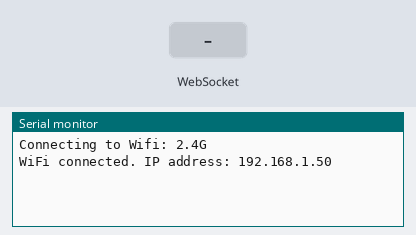
The sketch below on a simulated ESP8266 (NodeMCU). Parts: the last lines printed to the serial monitor. The test bench sets the inputs (shaded band). WiFi joins after 1.5 s; servers stay silent unless stated.

Above: at 2.7 s.
2.8 s: WebSocket text "setPowerState" received
At 3.8 s:
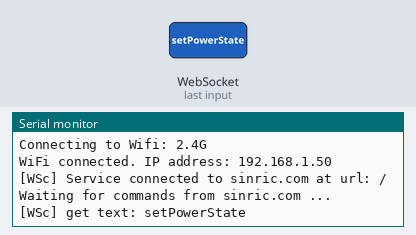
4.3 s: WebSocket text "ON" received
At 4.9 s:
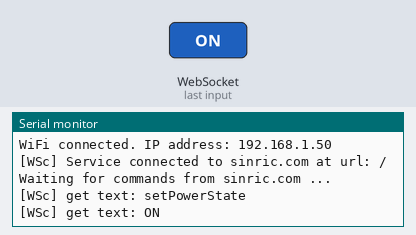
5.8 s: WebSocket text "SetColor" received
At 7.0 s:
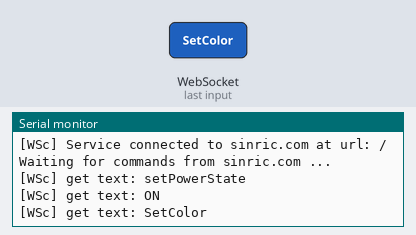
7.3 s: WebSocket text "SetBrightness" received
At 8.4 s:
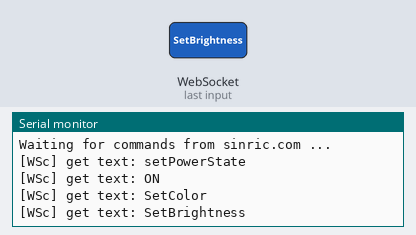
8.8 s: WebSocket text "AdjustBrightness" received
At 9.5 s:
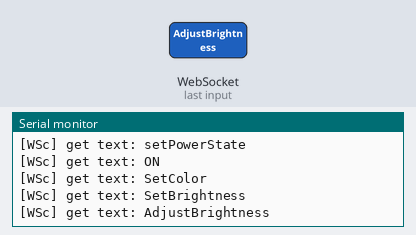
10.3 s: WebSocket text "test" received
At 10.7 s:
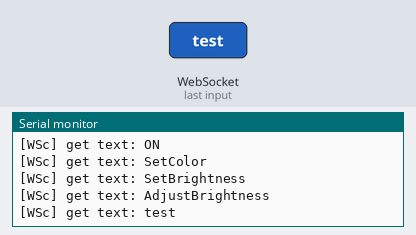

Measured:
- after the input at 2.8 s, the serial monitor: prints a new line at once (image 1)
- after the input at 4.3 s, the serial monitor: prints a new line at once (image 2)
- after the input at 5.8 s, the serial monitor: prints a new line at once (image 3)
- after the input at 7.3 s, the serial monitor: prints a new line at once (image 4)
- after the input at 8.8 s, the serial monitor: prints a new line at once (image 5)
- after the input at 10.3 s, the serial monitor: prints a new line at once (image 6)

The sketch:

sinric_kysdemping.ino
```cpp
/*
 Version 0.1 - Feb 10 2018
*/

#include <Arduino.h>
#include <ESP8266WiFi.h>
#include <ESP8266WiFiMulti.h>
#include <WebSocketsClient.h> //  https://github.com/kakopappa/sinric/wiki/How-to-add-dependency-libraries
#include <ArduinoJson.h> // https://github.com/kakopappa/sinric/wiki/How-to-add-dependency-libraries

ESP8266WiFiMulti WiFiMulti;
WebSocketsClient webSocket;
WiFiClient client;

#define MyApiKey "5442c982-3d20-43ab-b3a6-2ae1cb7f3a85" // TODO: Change to your sinric API Key. Your API Key is displayed on sinric.com dashboard
#define MySSID "2.4G" // TODO: Change to your Wifi network SSID
#define MyWifiPassword "12345abc" // TODO: Change to your Wifi network password

#define API_ENDPOINT "http://sinric.com"
#define HEARTBEAT_INTERVAL 300000 // 5 Minutes

uint64_t heartbeatTimestamp = 0;
bool isConnected = false;

void turnOn(String deviceId) {
  if (deviceId == "5c52b1bb8a843a0ba022073a") // Device ID of first device
  {
    Serial.print("Turn on device id: ");
    Serial.println(deviceId);
  }
/*  else if (deviceId == "5axxxxxxxxxxxxxxxxxxx") // Device ID of second device
  {
    Serial.print("Turn on device id: ");
    Serial.println(deviceId);
  }
  else {
    Serial.print("Turn on for unknown device id: ");
    Serial.println(deviceId);
  }
  */
}

void turnOff(String deviceId) {
   if (deviceId == "5c52b1bb8a843a0ba022073a") // Device ID of first device
   {
     Serial.print("Turn off Device ID: ");
     Serial.println(deviceId);
   }
 /*  else if (deviceId == "5axxxxxxxxxxxxxxxxxxx") // Device ID of second device
   {
     Serial.print("Turn off Device ID: ");
     Serial.println(deviceId);
  }
  else {
     Serial.print("Turn off for unknown device id: ");
     Serial.println(deviceId);
  }
  */
}

void webSocketEvent(WStype_t type, uint8_t * payload, size_t length) {
  switch(type) {
    case WStype_DISCONNECTED:
      isConnected = false;
      Serial.printf("[WSc] Webservice disconnected from sinric.com!\n");
      break;
    case WStype_CONNECTED: {
      isConnected = true;
      Serial.printf("[WSc] Service connected to sinric.com at url: %s\n", payload);
      Serial.printf("Waiting for commands from sinric.com ...\n");
      }
      break;
    case WStype_TEXT: {
        Serial.printf("[WSc] get text: %s\n", payload);
        // Example payloads

        // For Light device type
        // {"deviceId": xxxx, "action": "setPowerState", value: "ON"} // https://developer.amazon.com/docs/device-apis/alexa-powercontroller.html
        // {"deviceId": xxxx, "action": "AdjustBrightness", value: 3} // https://developer.amazon.com/docs/device-apis/alexa-brightnesscontroller.html
        // {"deviceId": xxxx, "action": "setBrightness", value: 42} // https://developer.amazon.com/docs/device-apis/alexa-brightnesscontroller.html
        // {"deviceId": xxxx, "action": "SetColor", value: {"hue": 350.5,  "saturation": 0.7138, "brightness": 0.6501}} // https://developer.amazon.com/docs/device-apis/alexa-colorcontroller.html
        // {"deviceId": xxxx, "action": "DecreaseColorTemperature"} // https://developer.amazon.com/docs/device-apis/alexa-colortemperaturecontroller.html
        // {"deviceId": xxxx, "action": "IncreaseColorTemperature"} // https://developer.amazon.com/docs/device-apis/alexa-colortemperaturecontroller.html
        // {"deviceId": xxxx, "action": "SetColorTemperature", value: 2200} // https://developer.amazon.com/docs/device-apis/alexa-colortemperaturecontroller.html

        DynamicJsonBuffer jsonBuffer;
        JsonObject& json = jsonBuffer.parseObject((char*)payload);
        String deviceId = json ["deviceId"];
        String action = json ["action"];

        if(action == "setPowerState") { // Switch or Light
            String value = json ["value"];
            if(value == "ON") {
                turnOn(deviceId);
            } else {
                turnOff(deviceId);
            }
        }
        else if(action == "SetColor") {
            // Alexa, set the device name to red
            // get text: {"deviceId":"xxxx","action":"SetColor","value":{"hue":0,"saturation":1,"brightness":1}}
            String hue = json ["value"]["hue"];
            String saturation = json ["value"]["saturation"];
            String brightness = json ["value"]["brightness"];

            Serial.println("[WSc] hue: " + hue);
            Serial.println("[WSc] saturation: " + saturation);
            Serial.println("[WSc] brightness: " + brightness);
        }
        else if(action == "SetBrightness") {

        }
        else if(action == "AdjustBrightness") {

        }
        else if (action == "test") {
            Serial.println("[WSc] received test command from sinric.com");
        }
      }
      break;
    case WStype_BIN:
      Serial.printf("[WSc] get binary length: %u\n", length);
      break;
  }
}

void setup() {
  Serial.begin(115200);

  WiFiMulti.addAP(MySSID, MyWifiPassword);
  Serial.println();
  Serial.print("Connecting to Wifi: ");
  Serial.println(MySSID);

  // Waiting for Wifi connect
  while(WiFiMulti.run() != WL_CONNECTED) {
    delay(500);
    Serial.print(".");
  }
  if(WiFiMulti.run() == WL_CONNECTED) {
    Serial.println("");
    Serial.print("WiFi connected. ");
    Serial.print("IP address: ");
    Serial.println(WiFi.localIP());
  }

  // server address, port and URL
  webSocket.begin("iot.sinric.com", 80, "/");

  // event handler
  webSocket.onEvent(webSocketEvent);
  webSocket.setAuthorization("apikey", MyApiKey);

  // try again every 5000ms if connection has failed
  webSocket.setReconnectInterval(5000);   // If you see 'class WebSocketsClient' has no member named 'setReconnectInterval' error update arduinoWebSockets
}

void loop() {
  webSocket.loop();

  if(isConnected) {
      uint64_t now = millis();

      // Send heartbeat in order to avoid disconnections during ISP resetting IPs over night. Thanks @MacSass
      if((now - heartbeatTimestamp) > HEARTBEAT_INTERVAL) {
          heartbeatTimestamp = now;
          webSocket.sendTXT("H");
      }
  }
}
```
